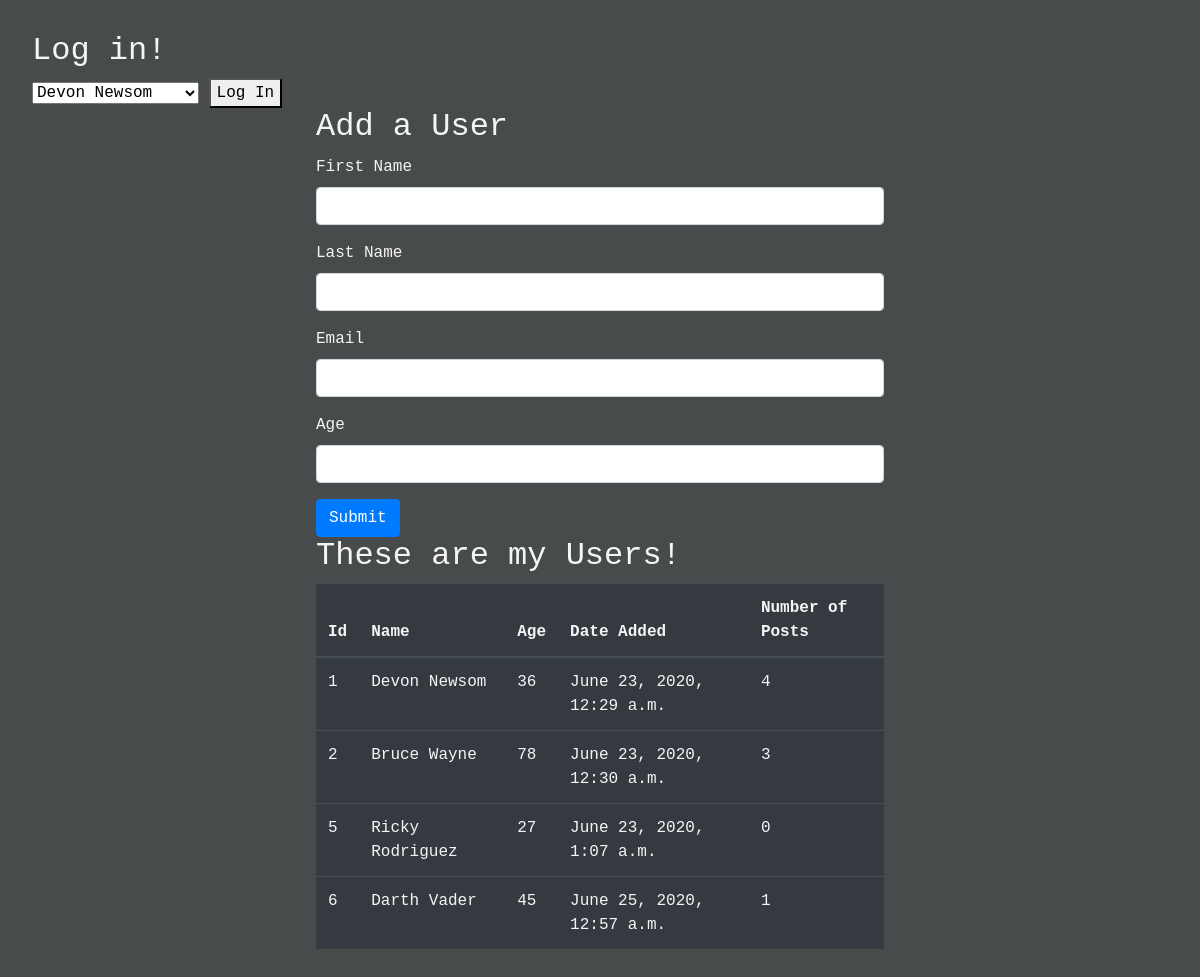
The page / on the database its author committed.
### home/models.py (models this page shows)
class User(models.Model):
    first_name = models.CharField(max_length=255)
    last_name = models.CharField(max_length=255)
    email = models.EmailField(unique=True)
    age = models.IntegerField(null=True)
    created_at = models.DateTimeField(auto_now_add=True)
    updated_at = models.DateTimeField(auto_now=True)
    is_active = models.BooleanField
    def __str__(self):
        return f"{self.first_name} {self.last_name}"

### home/views.py (the view)
# urls.py: path('', views.index),
def index(request):
    context = {
        'users': User.objects.all()
    }
    return render(request, 'index.html', context)

### home/templates/index.html (shortened to what this page needs)
<!DOCTYPE html>
<html lang="en">
<head>
    <link href="https://stackpath.bootstrapcdn.com/bootstrap/4.5.0/css/bootstrap.min.css" rel="stylesheet">
    {% load static %}
    <link rel="stylesheet" href="{% static 'style.css' %}">
</head>
<body>
    <h2>Log in!</h2>
    <form action="/login" method="post">
        <select name="user" id="">
            {% for user in users %}
                <option value="{{ user.id }}">{{ user.first_name }} {{ user.last_name }}</option>
            {% endfor %}
        </select>
        <button>Log In</button>
    </form>
    <div id="wrapper">
        <section>
            <h2>Add a User</h2>
            <form action="/create" method="post">
                <div class="form-group">
                    <label for="first_name">First Name</label>
                    <input type="text" name="first_name" id="first_name" class="form-control">
                </div>
                <div class="form-group">
                    <label for="last_name">Last Name</label>
                    <input type="text" name="last_name" id="last_name" class="form-control">
                </div>
                <div class="form-group">
                    <label for="email">Email</label>
                    <input type="email" name="email" id="email" class="form-control">
                </div>
                <div class="form-group">
                    <label for="age">Age</label>
                    <input type="number" name="age" id="age" class="form-control">
                </div>
                <button class="btn btn-primary">Submit</button>
            </form>
        </section>
        <section>
            <h2>These are my Users!</h2>
            <table class="table table-dark">
                <thead>
                    <tr>
                        <th>Id</th>
                        <th>Name</th>
                        <th>Age</th>
                        <th>Date Added</th>
                        <th>Number of Posts</th>
                    </tr>
                </thead>
                <tbody>
                    {% for user in users %}
                    <tr>
                        <td>{{ user.id }}</td>
                        <td>{{ user }}</td>
                        <td>{{ user.age }}</td>
                        <td>{{ user.created_at }}</td>
                        <td>{{ user.posts.count }}</td>
                    </tr>
                    {% endfor %}
                </tbody>
            </table>
        </section>
    </div>
</body>
</html>

### home/static/style.css (style rules this page uses)
* { font-family: 'Hermit',monospace; color: whitesmoke; }
input, button, option, select { color: black; }
body { background-color: rgb(72, 75, 75); padding: 2em; }
#wrapper { display: flex; justify-content: space-evenly; flex-wrap: wrap; }
section { width: 50%; margin: 0 20px; }

### rows shown on the page
User: id "1", first_name+last_name "Devon Newsom", age "36", created_at "June 23, 2020, 12:29 a.m.", posts.count "4"
User: id "2", first_name+last_name "Bruce Wayne", age "78", created_at "June 23, 2020, 12:30 a.m.", posts.count "3"
User: id "5", first_name+last_name "Ricky Rodriguez", age "27", created_at "June 23, 2020, 1:07 a.m.", posts.count "0"
User: id "6", first_name+last_name "Darth Vader", age "45", created_at "June 25, 2020, 12:57 a.m.", posts.count "1"

### other values the page prints
form field user "Devon Newsom"
